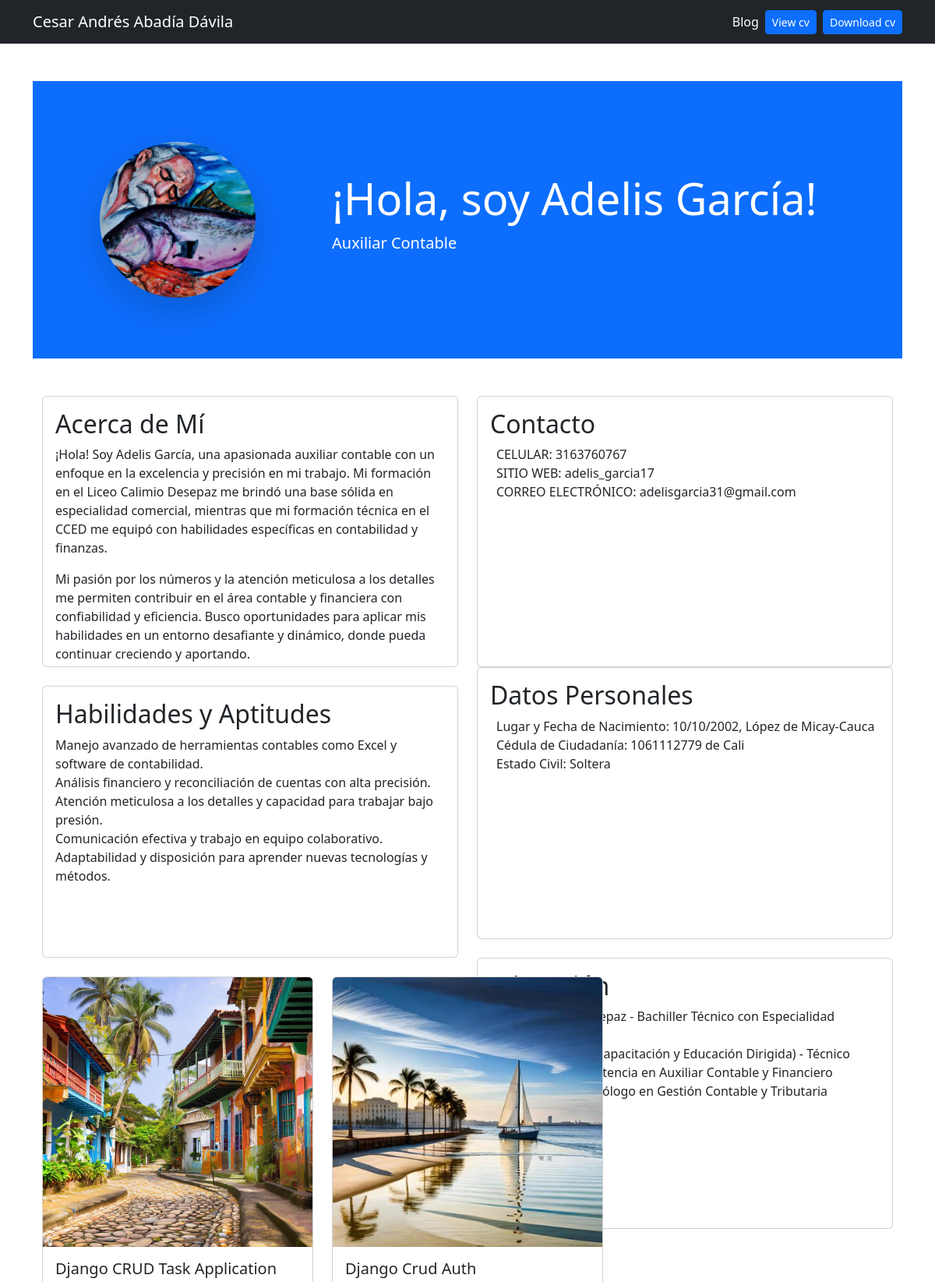
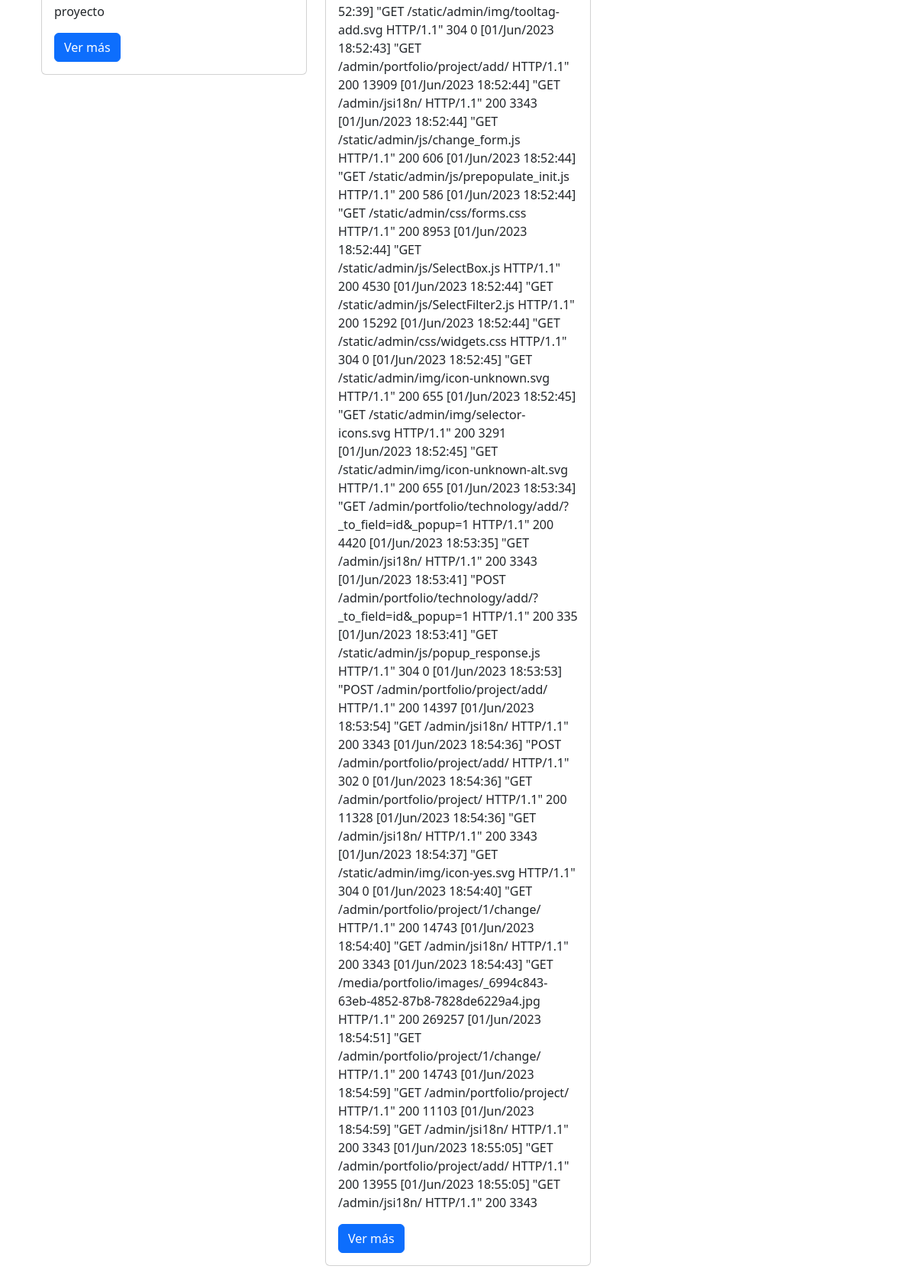
The page / (upper part) on the database its author committed (2 pictures, top to bottom).
### portfolio/models.py (models this page shows, shortened)
class Project(models.Model):
    title = models.CharField(max_length=100)
    description = models.TextField()
    image = models.ImageField(upload_to='portfolio/images/')
    url = models.URLField()
    created_at = models.DateTimeField(auto_now_add=True)
    technologies = models.ManyToManyField('Technology', related_name='projects')
    slug = models.SlugField(unique=True)

### portfolio/views.py (the view)
# urls.py: path('', views.home, name='home'),
def home(request):
    try:
        projects = Project.objects.all()
    except Exception as e:
        messages.error(request, f"Error al obtener los proyectos: {str(e)}")
        projects = []
    context = {
        'projects': projects
    }
    return render(request, 'home.html', context)

### portfolio/templates/home.html (shortened to what this page needs)
{% extends 'layout.html' %}
{% block content %}
{% load static %}
<link rel="stylesheet" href="https://cdn.jsdelivr.net/npm/aos@2.3.4/dist/aos.css">
<div class="container-fluid bg-primary py-5">
  <div class="row justify-content-center align-items-center" data-aos="fade-up">
    <div class="col-md-4 text-center">
      <img src="{% static 'portfolio/foto1.png' %}" alt="Foto de Adelis García" class="img-fluid rounded-circle shadow-lg" style="width: 200px; height: 200px;">
    </div>
    <div class="col-md-8 text-white">
      <h1 class="display-4">¡Hola, soy Adelis García!</h1>
      <p class="lead">Auxiliar Contable</p>
    </div>
  </div>
</div>
<div class="container my-5">
  <div class="row row-cols-md-2">
    <div class="col-md-6">
      <div class="card mb-4 h-50" data-aos="fade-up">
        <div class="card-body">
          <h2 class="card-title">Acerca de Mí</h2>
          <p class="card-text text-justify">
            ¡Hola! Soy Adelis García, una apasionada auxiliar contable con un enfoque en la excelencia y precisión en mi trabajo. Mi formación en el Liceo Calimio Desepaz me brindó una base sólida en especialidad comercial, mientras que mi formación técnica en el CCED me equipó con habilidades específicas en contabilidad y finanzas.
          </p>
          <p class="card-text text-justify">
            Mi pasión por los números y la atención meticulosa a los detalles me permiten contribuir en el área contable y financiera con confiabilidad y eficiencia. Busco oportunidades para aplicar mis habilidades en un entorno desafiante y dinámico, donde pueda continuar creciendo y aportando.
          </p>
        </div>
      </div>
      <div class="card mb-4 h-50" data-aos="fade-up">
        <div class="card-body">
          <h2 class="card-title">Habilidades y Aptitudes</h2>
          <ul class="list-unstyled">
            <li>Manejo avanzado de herramientas contables como Excel y software de contabilidad.</li>
            <li>Análisis financiero y reconciliación de cuentas con alta precisión.</li>
            <li>Atención meticulosa a los detalles y capacidad para trabajar bajo presión.</li>
            <li>Comunicación efectiva y trabajo en equipo colaborativo.</li>
            <li>Adaptabilidad y disposición para aprender nuevas tecnologías y métodos.</li>
          </ul>
        </div>
      </div>
    </div>
    <div class="col-md-6">
      <div class="card h-50" data-aos="fade-up">
        <div class="card-body">
          <h2 class="card-title">Contacto</h2>
          <ul class="list-unstyled">
            <li>CELULAR: 3163760767</li>
            <li>SITIO WEB: adelis_garcia17</li>
            <li>CORREO ELECTRÓNICO: adelisgarcia31@gmail.com</li>
          </ul>
        </div>
      </div>
      <div class="card mb-4 h-50" data-aos="fade-up">
        <div class="card-body">
          <h2 class="card-title">Datos Personales</h2>
          <ul class="list-unstyled">
            <li>Lugar y Fecha de Nacimiento: 10/10/2002, López de Micay-Cauca</li>
            <li>Cédula de Ciudadanía: 1061112779 de Cali</li>
            <li>Estado Civil: Soltera</li>
          </ul>
        </div>
      </div>
      <div class="card h-50" data-aos="fade-up">
        <div class="card-body">
          <h2 class="card-title">Educación</h2>
          <ul class="list-unstyled">
            <li>Liceo Calimio Desepaz - Bachiller Técnico con Especialidad Comercial</li>
            <li>CCED (Centro de Capacitación y Educación Dirigida) - Técnico Laboral por Competencia en Auxiliar Contable y Financiero</li>
            <li>INTENALCO - Tecnólogo en Gestión Contable y Tributaria (Actualmente)</li>
          </ul>
        </div>
      </div>
    </div>
  </div>
</div>
<div class="container mt-5">
    <div class="row">
        {% for project in projects %}
        <div class="col-md-4 mb-4">
            <div class="card">
                <img src="{{ project.image.url }}" class="card-img-top" alt="{{ project.title }}">
                <div class="card-body">
                    <h5 class="card-title">{{ project.title }}</h5>
                    <p class="card-text">{{ project.description }}</p>
                    <a href="{{ project.url }}" class="btn btn-primary">Ver más</a>
                </div>
            </div>
        </div>
        {% empty %}
        <div class="col-md-12">
            <p>No se encontraron proyectos.</p>
        </div>
        {% endfor %}
    </div>
</div>
{% endblock %}

### portfolio/static/main.css (style rules this page uses)
.img-fluid { max-width: 100%; height: auto; display: block; margin: 30px auto; border-radius: 10px; box-shadow: 0px 8px 15px rgba(0, 0, 0, 0.1); transition: box-shadow 0.3s ease; }

### rows shown on the page
Project: image (picture), title "Django CRUD Task Application", description "proyecto"
Project: image (picture), title "Django Crud Auth", description "52:39] \"GET /static/admin/img/tooltag-add.svg HTTP/1.1\" 304 0 [01/Jun/2023 18:52:43] \"GET /admin/portfolio/project/add/ HTTP/1.1\" 200 13909 [01/Jun/2023 18:52:44] \"GET /admin/jsi18n/ HTTP/1.1\" 200 3343 [01/Jun/2023 18:52:44] \"GET /static/admin/js/change_form.js HTTP/1.1\" 200 606 [01/Jun/2023 18:52:44] \"GET /static/admin/js/prepopulate_init.js HTTP/1.1\" 200 586 [01/Jun/2023 18:52:44] \"GET /static/admin/css/forms.css HTTP/1.1\" 200 8953 [01/Jun/2023 18:52:44] \"GET /static/admin/js/SelectBox.js HTTP/1.1\" 200 4530 [01/Jun/2023 18:52:44] \"GET /static/admin/js/SelectFilter2.js HTTP/1.1\" 200 15292 [01/Jun/2023 18:52:44] \"GET /static/admin/css/widgets.css HTTP/1.1\" 304 0 [01/Jun/2023 18:52:45] \"GET…"
